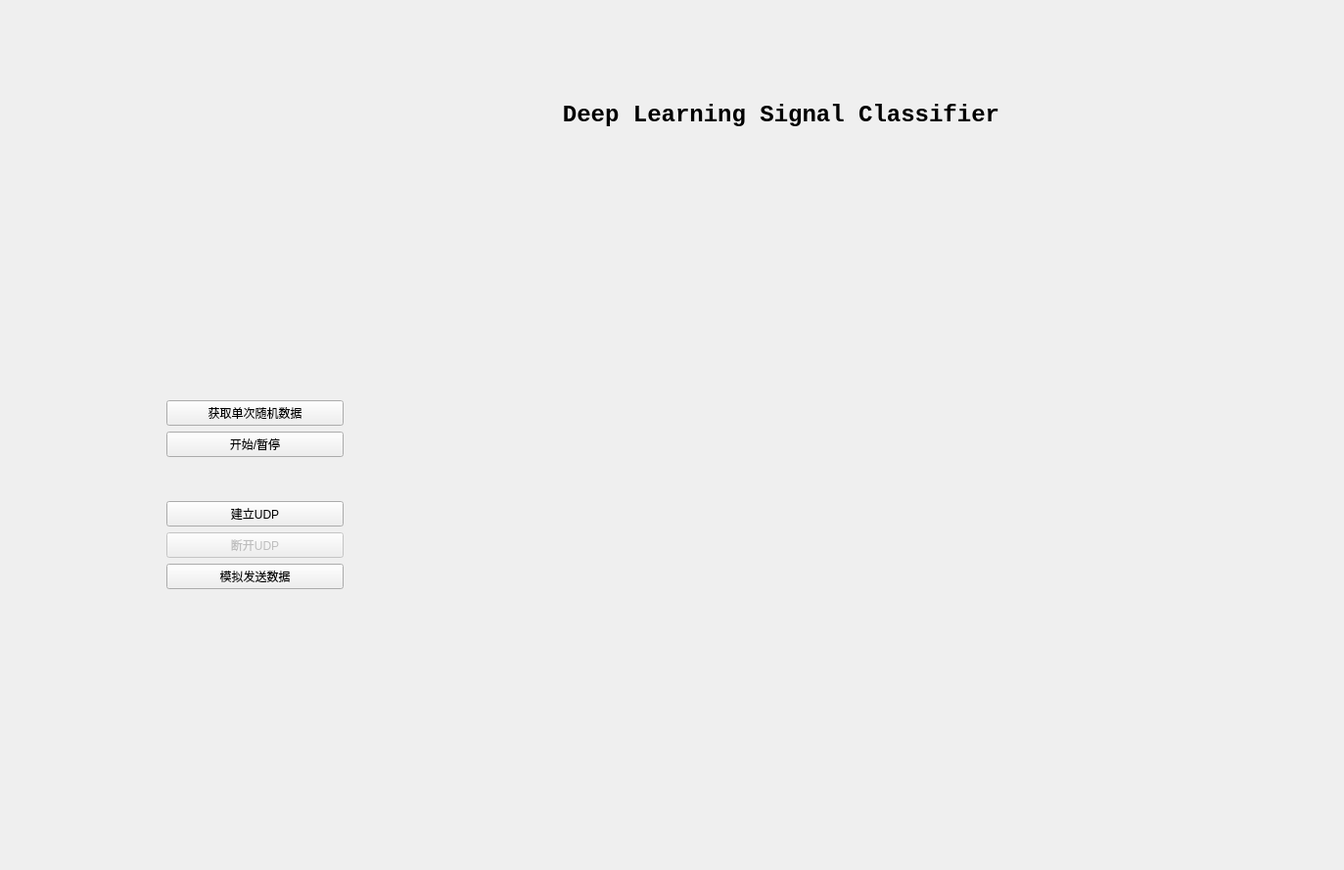
<?xml version="1.0" encoding="UTF-8"?>
<ui version="4.0">
 <class>MainWindow</class>
 <widget class="QWidget" name="MainWindow">
  <property name="geometry">
   <rect>
    <x>0</x>
    <y>0</y>
    <width>1373</width>
    <height>889</height>
   </rect>
  </property>
  <property name="windowTitle">
   <string>Form</string>
  </property>
  <property name="autoFillBackground">
   <bool>true</bool>
  </property>
  <widget class="QLabel" name="label">
   <property name="enabled">
    <bool>true</bool>
   </property>
   <property name="geometry">
    <rect>
     <x>550</x>
     <y>100</y>
     <width>496</width>
     <height>36</height>
    </rect>
   </property>
   <property name="font">
    <font>
     <family>Consolas</family>
     <pointsize>18</pointsize>
     <weight>75</weight>
     <bold>true</bold>
    </font>
   </property>
   <property name="text">
    <string>Deep Learning Signal Classifier</string>
   </property>
   <property name="alignment">
    <set>Qt::AlignCenter</set>
   </property>
  </widget>
  <widget class="QLabel" name="log">
   <property name="geometry">
    <rect>
     <x>180</x>
     <y>40</y>
     <width>151</width>
     <height>151</height>
    </rect>
   </property>
   <property name="text">
    <string/>
   </property>
   <property name="pixmap">
    <pixmap>F:/图片/保存的图片/科大校徽1.jpg</pixmap>
   </property>
   <property name="scaledContents">
    <bool>true</bool>
   </property>
   <property name="alignment">
    <set>Qt::AlignBottom|Qt::AlignHCenter</set>
   </property>
  </widget>
  <widget class="QWidget" name="layoutWidget">
   <property name="geometry">
    <rect>
     <x>440</x>
     <y>210</y>
     <width>731</width>
     <height>621</height>
    </rect>
   </property>
   <layout class="QVBoxLayout" name="verticalLayout">
    <item>
     <widget class="QCustomPlot" name="linechart" native="true"/>
    </item>
    <item>
     <widget class="QCustomPlot" name="fallchart" native="true"/>
    </item>
   </layout>
  </widget>
  <widget class="QWidget" name="layoutWidget">
   <property name="geometry">
    <rect>
     <x>160</x>
     <y>380</y>
     <width>201</width>
     <height>251</height>
    </rect>
   </property>
   <layout class="QVBoxLayout" name="verticalLayout_4">
    <item>
     <layout class="QVBoxLayout" name="verticalLayout_2">
      <property name="leftMargin">
       <number>10</number>
      </property>
      <property name="topMargin">
       <number>10</number>
      </property>
      <property name="rightMargin">
       <number>10</number>
      </property>
      <property name="bottomMargin">
       <number>10</number>
      </property>
      <item>
       <widget class="QPushButton" name="testButton">
        <property name="text">
         <string>获取单次随机数据</string>
        </property>
       </widget>
      </item>
      <item>
       <widget class="QPushButton" name="gifButton">
        <property name="text">
         <string>开始/暂停</string>
        </property>
       </widget>
      </item>
     </layout>
    </item>
    <item>
     <layout class="QVBoxLayout" name="verticalLayout_3">
      <property name="leftMargin">
       <number>10</number>
      </property>
      <property name="topMargin">
       <number>10</number>
      </property>
      <property name="rightMargin">
       <number>10</number>
      </property>
      <property name="bottomMargin">
       <number>10</number>
      </property>
      <item>
       <widget class="QPushButton" name="buildUDPButton">
        <property name="text">
         <string>建立UDP</string>
        </property>
       </widget>
      </item>
      <item>
       <widget class="QPushButton" name="breakUDPButton">
        <property name="enabled">
         <bool>false</bool>
        </property>
        <property name="text">
         <string>断开UDP</string>
        </property>
       </widget>
      </item>
      <item>
       <widget class="QPushButton" name="dataButton">
        <property name="text">
         <string>模拟发送数据</string>
        </property>
       </widget>
      </item>
     </layout>
    </item>
   </layout>
  </widget>
 </widget>
 <customwidgets>
  <customwidget>
   <class>QCustomPlot</class>
   <extends>QWidget</extends>
   <header location="global">QCustomPlot2</header>
   <container>1</container>
  </customwidget>
 </customwidgets>
 <resources/>
 <connections/>
</ui>
